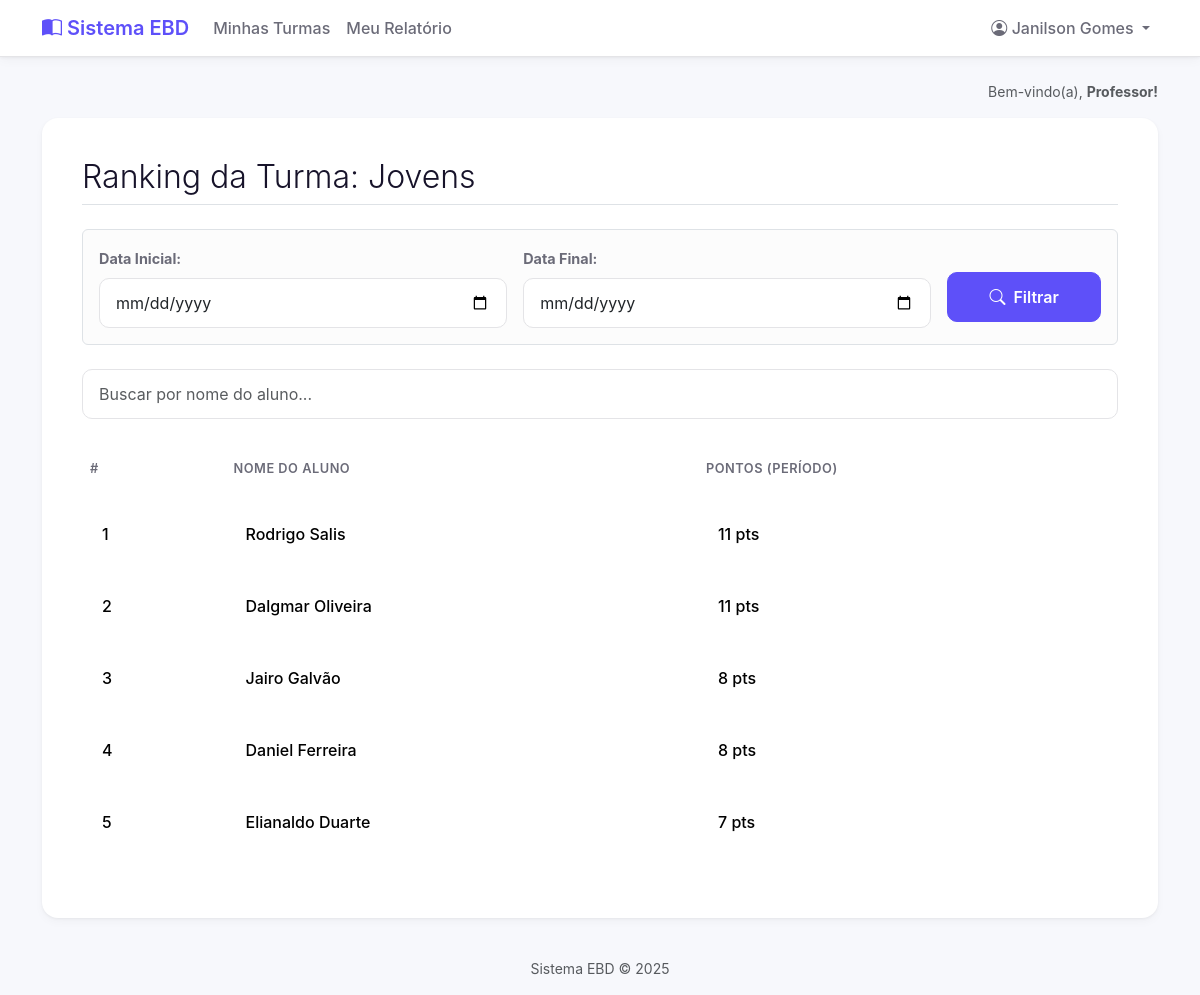
The page /turma/1/detalhes/ (signed in) on the database its author committed.
### core/models.py (models this page shows, shortened)
class Turma(models.Model):
    nome = models.CharField(max_length=100, unique=True)
    professores = models.ManyToManyField(
        User,
        blank=True, # Uma turma pode, temporariamente, não ter professores
        related_name='turmas_lecionadas',
        limit_choices_to={'groups__name': 'Professores'}
    )

class Aluno(models.Model):
    user = models.OneToOneField(
        User,
        on_delete=models.CASCADE,
        related_name='aluno', # Permite fazer request.user.aluno
        null=True,
        blank=True
    )
    nome_completo = models.CharField(max_length=255)
    turma = models.ForeignKey(
        Turma,
        on_delete=models.CASCADE,
        related_name='alunos'
    )
    pontos_totais = models.IntegerField(default=0)
    data_cadastro = models.DateTimeField(auto_now_add=True)

### core/views.py (the view)
# urls.py: path('turma/<int:turma_id>/detalhes/', views.detalhes_turma, name='detalhes_turma'),
@login_required
def detalhes_turma(request, turma_id):
    permissores = permissoes_context(request)
    turma = get_object_or_404(Turma, id=turma_id)
    acesso_permitido = False
    if permissores['is_supervisor']:
        acesso_permitido = True
    elif permissores['is_professor'] and request.user in turma.professores.all():
        acesso_permitido = True
    elif permissores['is_aluno'] and request.user.aluno.turma == turma:
        acesso_permitido = True
    if not acesso_permitido:
        return HttpResponseForbidden("<h1>Acesso Negado</h1><p>Você não tem permissão para ver esta turma.</p>")
    data_inicio = request.GET.get('data_inicio')
    data_fim = request.GET.get('data_fim')
    date_filter = Q()
    if data_inicio:
        date_filter &= Q(registros_de_chamada__chamada__data__gte=data_inicio)
    if data_fim:
        date_filter &= Q(registros_de_chamada__chamada__data__lte=data_fim)
    ranking_alunos_turma = Aluno.objects.filter(
        turma=turma # 1. Filtra apenas alunos desta turma
    ).annotate(
        pontos_no_periodo=Sum( # 2. Calcula os pontos no período
            'registros_de_chamada__pontos_ganhos',
            filter=date_filter
        )
    ).filter(
        pontos_no_periodo__gt=0 # 3. Remove alunos sem pontos no período
    ).order_by(
        '-pontos_no_periodo' # 4. Ordena
    )
    contexto = {
        'turma': turma,
        'ranking_alunos_turma': ranking_alunos_turma,
        'data_inicio': data_inicio,
        'data_fim': data_fim,
    }
    return render(request, 'detalhes_turma.html', contexto)

### core/context_processors.py (called while the page is built)
def permissoes_context(request):
    is_professor = False
    is_aluno = False
    is_supervisor = False
    aluno = None
    if request.user.is_authenticated:
        is_supervisor = request.user.groups.filter(name='Supervisores').exists()
        is_professor = request.user.groups.filter(name='Professores').exists()
        try:
            aluno = request.user.aluno
            is_aluno = True
        except:
            is_aluno = False
    return {
        'is_supervisor': is_supervisor,
        'is_professor': is_professor,
        'is_aluno': is_aluno,
        'aluno_global': aluno,
    }

### templates/detalhes_turma.html (shortened to what this page needs)
{% extends 'base.html' %}
{% block content %}
    <h2 class="fw-light border-bottom pb-2 mb-4">Ranking da Turma: {{ turma.nome }}</h2>
    {% include '_partials/date_filter_form.html' %}
    <input type="text" id="searchInput" onkeyup="filterTable('searchInput', 'searchableTable')"
           placeholder="Buscar por nome do aluno..." class="form-control search-box mb-4">
    <div class="table-responsive">
        <table class="table table-hover align-middle" id="searchableTable">
            <thead>
                <tr>
                    <th class="posicao">#</th>
                    <th>Nome do Aluno</th>
                    <th class="pontos">Pontos (Período)</th>
                </tr>
            </thead>
            <tbody>
                {% for aluno in ranking_alunos_turma %}
                <tr>
                    <td class="posicao">{{ forloop.counter }}</td>
                    <td>{{ aluno.nome_completo }}</td>
                    <td class="pontos">{{ aluno.pontos_no_periodo }} pts</td>
                </tr>
                {% empty %}
                <tr>
                    <td colspan="3">Nenhum aluno com pontuação encontrada para este período.</td>
                </tr>
                {% endfor %}
            </tbody>
        </table>
    </div>
{% endblock %}

### templates/base.html (shortened to what this page needs)
{% load static %}
<!DOCTYPE html>
<html lang="pt-br">
<head>
    <link href="https://cdn.jsdelivr.net/npm/bootstrap@5.3.3/dist/css/bootstrap.min.css" rel="stylesheet">
    <link rel="stylesheet" href="https://cdn.jsdelivr.net/npm/bootstrap-icons@1.11.3/font/bootstrap-icons.min.css">
    <link rel="stylesheet" href="{% static 'css/custom.css' %}">
</head>
<body class="d-flex flex-column min-vh-100">
    <nav class="navbar navbar-expand-lg navbar-light navbar-custom sticky-top">
        <div class="container">
            <a class="navbar-brand" href="#">
                <i class="bi bi-book-half"></i>
                Sistema EBD
            </a>
            <div class="collapse navbar-collapse" id="navbarNav">
                <ul class="navbar-nav me-auto mb-2 mb-lg-0">
                    {% if is_supervisor %}
                        <li class="nav-item">
                            <a class="nav-link active" href="{% url 'relatorios' %}">Hub do Supervisor</a>
                        </li>
                    {% elif is_professor %}
                        <li class="nav-item">
                            <a class="nav-link" href="{% url 'dashboard' %}">Minhas Turmas</a>
                        </li>
                        <li class="nav-item">
                            <a class="nav-link" href="{% url 'meu_relatorio_professor' %}">Meu Relatório</a>
                        </li>
                    {% endif %}
                </ul>
                <ul class="navbar-nav ms-auto">
                    {% if user.is_authenticated %}
                        <li class="nav-item dropdown">
                            <a class="nav-link dropdown-toggle" href="#" id="navbarDropdown" role="button" data-bs-toggle="dropdown" aria-expanded="false">
                                <i class="bi bi-person-circle"></i>
                                {{ user.first_name }} {{ user.last_name }}
                            </a>
                        </li>
                    {% endif %}
                </ul>
            </div>
        </div>
    </nav>
    <main class="container my-4">
        {% if user.is_authenticated %}
        <div class="text-end text-muted small mb-3">
            Bem-vindo(a),
            <span class="fw-bold">
                {% if is_supervisor %} Supervisor!
                {% elif is_professor %} Professor!
                {% elif is_aluno %} Aluno!
                {% else %} Usuário!
                {% endif %}
            </span>
        </div>
        {% endif %}
        <div class="main-content-card">
            {% block content %}
            {% endblock %}
        </div>
    </main>
    <footer class="mt-auto text-center text-muted small p-3">
        Sistema EBD &copy; {% now "Y" %}
    </footer>
</body>
</html>

### static/css/custom.css (style rules this page uses)
:root { --cor-primaria: #5E50F9; --cor-primaria-clara: #f4f2ff; --cor-fundo: #f7f8fc; --cor-texto: #17132a; --cor-texto-suave: #6b6b78; --cor-borda: #e4e4e7; --raio-borda-lg: 16px; --raio-borda-md: 10px; --sombra-card: 0 4px 10px rgba(0, 0, 0, 0.03), 0 1px 3px rgba(0, 0, 0, 0.05); --sombra-card-hover: 0 8px 25px rgba(94, 80, 249, 0.1), 0 4px 12px rgba(0, 0, 0, 0.04); }
body { background-color: var(--cor-fundo); color: var(--cor-texto); font-family: -apple-system, BlinkMacSystemFont, "Segoe UI", Roboto, "Helvetica Neue", Arial, sans-serif; }
.navbar.navbar-custom { background-color: white; border-bottom: 1px solid var(--cor-borda); box-shadow: var(--sombra-card); }
.navbar .navbar-brand { font-weight: 600; color: var(--cor-primaria); }
.navbar .nav-link { font-weight: 500; color: var(--cor-texto-suave); }
.main-content-card { background-color: #ffffff; border-radius: var(--raio-borda-lg); padding: 2.5rem; box-shadow: var(--sombra-card); }
.table { border-collapse: separate; border-spacing: 0 8px; margin-top: -8px; }
.table th { border: none; color: var(--cor-texto-suave); font-weight: 600; text-transform: uppercase; font-size: 0.8rem; letter-spacing: 0.5px; padding-top: 1rem; padding-bottom: 1rem; }
.table td { background-color: #ffffff; border: none; padding: 1.25rem; vertical-align: middle; font-weight: 500; }
.table tr td:first-child { border-top-left-radius: var(--raio-borda-md); border-bottom-left-radius: var(--raio-borda-md); }
.table tr td:last-child { border-top-right-radius: var(--raio-borda-md); border-bottom-right-radius: var(--raio-borda-md); }
.form-control.search-box { border-radius: var(--raio-borda-md); border: 1px solid var(--cor-borda); box-shadow: none; padding: 0.75rem 1rem; }
.form-control { border-radius: var(--raio-borda-md); border: 1px solid var(--cor-borda); box-shadow: none; padding: 0.75rem 1rem; }

### rows shown on the page
Turma: nome "Jovens"
Aluno: nome_completo "Rodrigo Salis", pontos_no_periodo "11"
Aluno: nome_completo "Dalgmar Oliveira", pontos_no_periodo "11"
Aluno: nome_completo "Jairo Galvão", pontos_no_periodo "8"
Aluno: nome_completo "Daniel Ferreira", pontos_no_periodo "8"
Aluno: nome_completo "Elianaldo Duarte", pontos_no_periodo "7"

### other values the page prints
{{ user.first_name }} "Janilson"
{{ user.last_name }} "Gomes"
